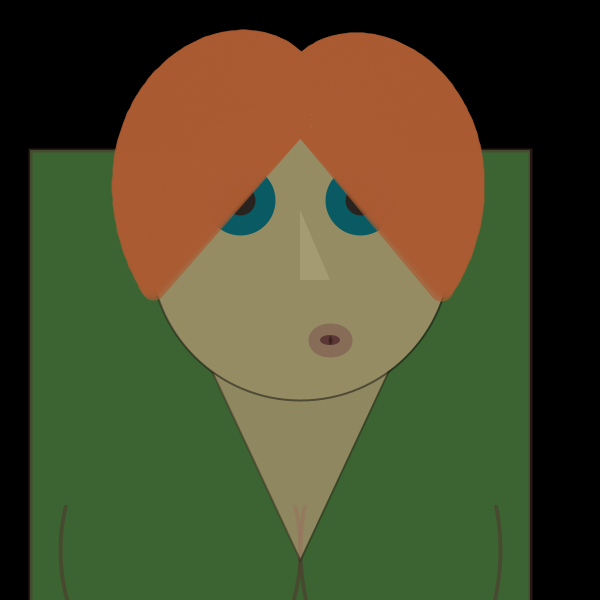
Frame 1 (no input)
Frame 60 (the mouse pressed at the canvas centre just before this capture): identical to frame 1, image omitted
Frame 120 (the mouse held since frame 60 and released just before this capture): identical to frame 1, image omitted

The Processing sketch that drew this single still picture (run headless with seeded random() and noise(); from frame 60 on, the mouse is pressed at the canvas centre):

// Processing sketch: processing_89982
// ── processing_89982.pde

/*

This is the basis for my monster sketch
matt richard 2013 February

*/

void setup(){
  size( 600, 600);
  smooth();
  rectMode(CENTER);
}

void draw(){
  background(0);
  
  //shoulders
  stroke(80, 50, 45, 128);
  strokeWeight(4);
  fill(60, 100, 50);
  rect(280, 500, 500, 700);
  
  //left breast
  fill(60, 100, 50);
  ellipse(width/2 - 120, height - 50, 240, 300);
  
  //right breast
  fill(60, 100, 50);
  ellipse(width/2 + 100, height - 50, 200, 300);
  
  // cover clevage
  fill(60, 100, 50);
  noStroke();
  rect(width/2 - 20, height - 170, 460, 150);
  
  //beard
  fill(225, 170, 140, 128);
  strokeWeight(2);
  stroke(45, 40, 25, 128);
  triangle(width/2 - 145, height/2 - 50, width/2 + 145, height/2 - 50, width/2, height - 40);
  
  //head
  fill(150, 140, 100);
  stroke(15, 14, 10, 128);
  ellipse(width/2, height/2 - 50, 300, 300);
  
  //left eye
  fill(40, 35, 30);
  stroke(10, 90, 100);
  strokeWeight(20);
  ellipse(240, 200, 50, 50);
  
  //right eye
  fill(40, 35, 30);
  stroke(10, 90, 100);
  strokeWeight(20);
  ellipse(360, 200, 50, 50);
  
  //nose
  // style
  fill(165, 155, 115);
  noStroke();
  triangle(width/2, 210, 330, 280, width/2, 280);
  
  //mouth
  fill(60, 35, 30);
  stroke(120, 75, 73, 128);
  strokeWeight(24);
  ellipse(width/2 + 30, 340, 20, 10);
  
  //hair
  noFill();
  stroke(170, 90, 50, 180);
  
  float x_center = width/2;
  float y_center = 120;
  float number_of_hairs = 300;
  float hair_radius_max = 222;
  float hair_radius_min = 50;
  float hair_radius_adjust = (hair_radius_max - hair_radius_min)/(number_of_hairs / 2);
  float hair_radius = hair_radius_max;
  float angle_begin = 40;
  float angle_end = 320;
  float angle_incr = (angle_end - angle_begin)/number_of_hairs;
  for(int i = 0; i < number_of_hairs; i++){
  hair_radius -= hair_radius_adjust;
  if( hair_radius <= hair_radius_min ){
      hair_radius_adjust *= -1;
      hair_radius -= hair_radius_adjust;
  }
  
  float angle = angle_begin + ( i * angle_incr);
  float x = (sin( radians( angle ) ) * hair_radius) + x_center;
  float y = (cos( radians( angle ) ) * hair_radius) + y_center;
  line(x_center, y_center, x, y);
  angle += angle_incr;
  }
 
}
